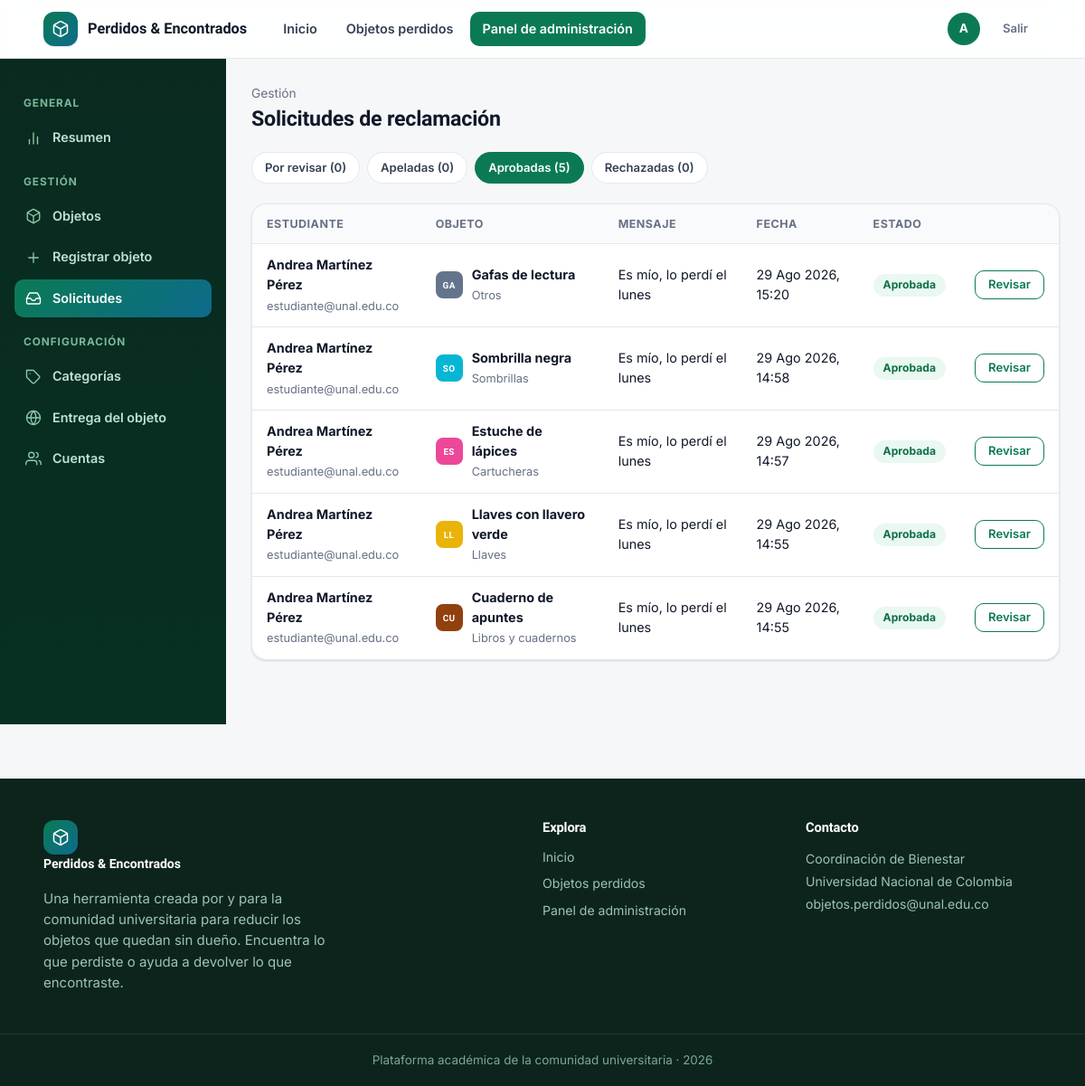
/panel/solicitudes/?estado=aprobada (signed in), run on the app's committed database.
### registro_objetos/models.py (models this page shows, shortened)
class SolicitudReclamacion(models.Model):
    class Estados(models.TextChoices):
        PENDIENTE = 'pendiente', 'Pendiente'
        APELADA = 'apelada', 'Apelada'
        APROBADA = 'aprobada', 'Aprobada'
        RECHAZADA = 'rechazada', 'Rechazada'
    usuario = models.ForeignKey(
        User, on_delete=models.CASCADE, related_name='solicitudes',
        verbose_name='Estudiante',
    )
    objeto = models.ForeignKey(
        ObjetoReclamado, on_delete=models.CASCADE, related_name='solicitudes',
        verbose_name='Objeto',
    )
    mensaje = models.TextField('¿Por qué crees que es tuyo? (opcional)', blank=True)
    estado = models.CharField(
        'Estado', max_length=20, choices=Estados.choices, default=Estados.PENDIENTE,
        db_index=True,
    )
    fecha = models.DateTimeField('Fecha de la solicitud', auto_now_add=True)
    respondida_por = models.ForeignKey(
        User, on_delete=models.SET_NULL, null=True, blank=True,
        related_name='solicitudes_respondidas', verbose_name='Respondida por',
    )
    fecha_respuesta = models.DateTimeField('Fecha de respuesta', null=True, blank=True)
    respuesta_vista = models.BooleanField(
        '¿Respuesta vista por el estudiante?', default=True,
        help_text='Se marca como no vista cuando hay una respuesta nueva del admin.',
    )
    comentario_admin = models.TextField(
        'Comentario del administrador', blank=True,
        help_text='Motivo de la decisión que verá el estudiante.',
    )
    fue_apelada = models.BooleanField('¿Fue apelada?', default=False)
    apelacion = models.TextField('Motivo de la apelación', blank=True)
    fecha_apelacion = models.DateTimeField('Fecha de apelación', null=True, blank=True)
    class Meta:
        verbose_name = 'Solicitud de reclamación'
        verbose_name_plural = 'Solicitudes de reclamación'
        ordering = ['-fecha']

class ObjetoReclamado(models.Model):
    class Estados(models.TextChoices):
        DISPONIBLE = 'disponible', 'Disponible'
        RECLAMADO = 'reclamado', 'Reclamado'
        ENTREGADO = 'entregado', 'Entregado'
    nombre_objeto = models.CharField('Nombre del objeto', max_length=120, blank=True)
    categoria = models.ForeignKey(
        Categoria, on_delete=models.PROTECT, null=True, blank=True,
        related_name='objetos', verbose_name='Categoría',
    )
    descripcion_objeto = models.TextField('Descripción', blank=True)
    lugar_encontrado = models.CharField('Lugar donde fue encontrado', max_length=150, blank=True)
    fecha_registro = models.DateField('Fecha de registro', auto_now_add=True, null=True)
    foto = models.ImageField('Foto', upload_to='objetos/', blank=True, null=True)
    estado = models.CharField(
        'Estado', max_length=20, choices=Estados.choices,
        default=Estados.DISPONIBLE, db_index=True,
    )
    registrado_por = models.ForeignKey(
        settings.AUTH_USER_MODEL, on_delete=models.SET_NULL, null=True, blank=True,
        related_name='objetos_registrados', verbose_name='Registrado por',
    )
    nombre_persona = models.CharField('Nombre de quien reclama', max_length=100, blank=True)
    tipo_documento = models.CharField('Tipo de documento', max_length=50, blank=True)
    numero_documento = models.CharField('Número de documento', max_length=50, blank=True)
    telefono = models.CharField('Teléfono', max_length=20, blank=True)
    suministro_correo = models.BooleanField('¿Suministró correo?', default=False)
    correo = models.EmailField('Correo', blank=True, null=True)
    fecha_entrega = models.CharField('Fecha de entrega', max_length=100, blank=True)
    responsable_entrega = models.CharField('Responsable de la entrega', max_length=100, blank=True)
    reclamado_por = models.ForeignKey(
        settings.AUTH_USER_MODEL, on_delete=models.SET_NULL, null=True, blank=True,
        related_name='objetos_reclamados', verbose_name='Reclamado por (usuario)',
    )
    fecha_reclamo = models.DateTimeField('Fecha del reclamo', null=True, blank=True)
    class Meta:
        verbose_name = 'Objeto'
        verbose_name_plural = 'Objetos'
        ordering = ['-fecha_registro', '-id']
    @property
    def etiqueta_categoria(self):
        return self.categoria.nombre if self.categoria else 'Sin categoría'

class Categoria(models.Model):
    nombre = models.CharField('Nombre', max_length=100, unique=True)
    icono = models.CharField(
        'Seña (opcional)', max_length=10, blank=True, default='',
        help_text='Abreviatura corta. Las fichas muestran las iniciales del nombre.',
    )
    color = models.CharField('Color (hex)', max_length=7, default='#0b7a54')
    orden = models.PositiveIntegerField('Orden', default=0)
    class Meta:
        verbose_name = 'Categoría'
        verbose_name_plural = 'Categorías'
        ordering = ['orden', 'nombre']

### registro_objetos/views.py (the view)
# urls.py: path('panel/solicitudes/', views.panel_solicitudes, name='panel_solicitudes'),
@staff_member_required
def panel_solicitudes(request):
    estado = request.GET.get('estado', '') or ''
    qs = SolicitudReclamacion.objects.select_related('usuario', 'objeto', 'objeto__categoria')
    if estado:
        qs = qs.filter(estado=estado)
    else:
        qs = qs.filter(estado__in=[
            SolicitudReclamacion.Estados.PENDIENTE,
            SolicitudReclamacion.Estados.APELADA,
        ])
    conteo = {
        'pendiente': SolicitudReclamacion.objects.filter(estado=SolicitudReclamacion.Estados.PENDIENTE).count(),
        'apelada': SolicitudReclamacion.objects.filter(estado=SolicitudReclamacion.Estados.APELADA).count(),
        'aprobada': SolicitudReclamacion.objects.filter(estado=SolicitudReclamacion.Estados.APROBADA).count(),
        'rechazada': SolicitudReclamacion.objects.filter(estado=SolicitudReclamacion.Estados.RECHAZADA).count(),
    }
    conteo['por_revisar'] = conteo['pendiente'] + conteo['apelada']
    return render(request, 'panel/solicitudes.html', {
        'solicitudes': qs,
        'estado': estado,
        'estados': SolicitudReclamacion.Estados.choices,
        'conteos': conteo,
    })

### registro_objetos/context_processors.py (called while the page is built, shortened)
def globales(request):
    datos = {
        'GOOGLE_OAUTH_CONFIGURADO': bool(
            settings.GOOGLE_OAUTH_CLIENT_ID and settings.GOOGLE_OAUTH_CLIENT_SECRET
        ),
        'DOMINIOS_PERMITIDOS': settings.ALLOWED_EMAIL_DOMAINS,
    }
    if request.user.is_authenticated and request.user.is_staff:
        from .models import SolicitudReclamacion
        datos['solicitudes_pendientes'] = (
            SolicitudReclamacion.objects
            .filter(estado__in=[
                SolicitudReclamacion.Estados.PENDIENTE,
                SolicitudReclamacion.Estados.APELADA,
            ])
            .count()
        )
    return datos

### registro_objetos/templates/panel/solicitudes.html (shortened to what this page needs)
{% extends 'panel/base.html' %}
{% block panel_content %}
<div class="panel-titulo">
  <div>
    <div class="crumb">Gestión</div>
    <h1>Solicitudes de reclamación</h1>
  </div>
</div>
<div class="chips mb-3">
  <a href="{% url 'panel_solicitudes' %}" class="cat-chip {% if not estado %}active{% endif %}">Por revisar ({{ conteos.por_revisar }})</a>
  <a href="{% url 'panel_solicitudes' %}?estado=apelada" class="cat-chip {% if estado == 'apelada' %}active{% endif %}">Apeladas ({{ conteos.apelada }})</a>
  <a href="{% url 'panel_solicitudes' %}?estado=aprobada" class="cat-chip {% if estado == 'aprobada' %}active{% endif %}">Aprobadas ({{ conteos.aprobada }})</a>
  <a href="{% url 'panel_solicitudes' %}?estado=rechazada" class="cat-chip {% if estado == 'rechazada' %}active{% endif %}">Rechazadas ({{ conteos.rechazada }})</a>
</div>
<div class="card" style="overflow:auto">
  <table class="tabla">
    <thead>
      <tr>
        <th>Estudiante</th>
        <th>Objeto</th>
        <th>Mensaje</th>
        <th>Fecha</th>
        <th>Estado</th>
        <th></th>
      </tr>
    </thead>
    <tbody>
      {% for s in solicitudes %}
      <tr>
        <td>
          <b>{{ s.usuario.get_full_name|default:s.usuario.username }}</b><br>
          <span class="muted" style="font-size:.8rem">{{ s.usuario.email }}</span>
        </td>
        <td>
          <div class="flex">
            <span class="chip-icono sm" style="background:{{ s.objeto.categoria.color|default:'#0b7a54' }};color:#fff">{{ s.objeto.nombre_objeto|slice:":2"|default:'—'|upper }}</span>
            <div>
              <b>{{ s.objeto.nombre_objeto }}</b><br>
              <span class="muted" style="font-size:.8rem">{{ s.objeto.etiqueta_categoria }}</span>
            </div>
          </div>
        </td>
        <td style="max-width:240px">{{ s.mensaje|truncatechars:70|default:'—' }}</td>
        <td>{{ s.fecha|date:'d M Y, H:i' }}</td>
        <td><span class="badge badge-{{ s.estado }}">{{ s.get_estado_display }}</span></td>
        <td><a href="{% url 'panel_solicitud_detalle' s.pk %}" class="btn btn-sm btn-outline">Revisar</a></td>
      </tr>
      {% empty %}
      <tr><td colspan="6"><div class="vacio"><p>No hay solicitudes en esta vista.</p></div></td></tr>
      {% endfor %}
    </tbody>
  </table>
</div>
{% endblock %}

### registro_objetos/templates/objetos/base.html (shortened to what this page needs)
{% load static %}
<!doctype html>
<html lang="es">
<head>
  <link rel="stylesheet" href="{% static 'css/estilos.css' %}">
</head>
<body class="{% block body_class %}{% endblock %}">
  <header class="navbar">
    <div class="container">
      <a href="{% url 'inicio' %}" class="brand">
        <span class="brand-mark">
        </span>
        <span>Perdidos &amp; Encontrados</span>
      </a>
      <nav class="nav-links">
        <a href="{% url 'inicio' %}" class="{% if request.resolver_match.url_name == 'inicio' %}active{% endif %}">Inicio</a>
        {% if user.is_authenticated %}
          <a href="{% url 'lista_objetos' %}" class="{% if request.resolver_match.url_name == 'lista_objetos' %}active{% endif %}">Objetos perdidos</a>
          {% if user.is_staff %}
            <a href="{% url 'panel_inicio' %}" class="{% if 'panel' in request.resolver_match.url_name %}active{% endif %}">Panel de administración</a>
          {% endif %}
        {% endif %}
      </nav>
      <div class="nav-actions">
        {% if user.is_authenticated %}
          {% if not user.is_staff %}
            <span class="avatar" title="{{ user.get_full_name|default:user.username }}">{{ user.username|slice:":1"|upper }}</span>
          {% else %}
            <a href="{% url 'panel_inicio' %}" class="avatar" title="Panel de administración" style="text-decoration:none">{{ user.username|slice:":1"|upper }}</a>
          {% endif %}
          <form action="{% url 'logout' %}" method="post" style="margin:0">
            <button type="submit" class="btn btn-ghost btn-sm">Salir</button>
          </form>
        {% else %}
          <a href="{% url 'login' %}" class="btn btn-sm btn-primary">Iniciar sesión</a>
        {% endif %}
      </div>
    </div>
  </header>
  {% block content %}{% endblock %}
  <footer class="footer">
    <div class="container">
      <div>
        <a href="{% url 'inicio' %}" class="brand">
          <span class="brand-mark">
          </span>
          Perdidos &amp; Encontrados
        </a>
        <p style="max-width:340px">
          Una herramienta creada por y para la comunidad universitaria para
          reducir los objetos que quedan sin dueño. Encuentra lo que perdiste
          o ayuda a devolver lo que encontraste.
        </p>
      </div>
      <div>
        <h4>Explora</h4>
        <a href="{% url 'inicio' %}">Inicio</a>
        {% if user.is_authenticated %}
          <a href="{% url 'lista_objetos' %}">Objetos perdidos</a>
          {% if user.is_staff %}<a href="{% url 'panel_inicio' %}">Panel de administración</a>{% endif %}
        {% else %}
          <a href="{% url 'login' %}">Iniciar sesión</a>
        {% endif %}
      </div>
      <div>
        <h4>Contacto</h4>
        <span style="color:#9dc4b2;font-size:.88rem;line-height:1.8">Coordinación de Bienestar<br>Universidad Nacional de Colombia<br>objetos.perdidos@unal.edu.co</span>
      </div>
    </div>
    <div class="bottom">Plataforma académica de la comunidad universitaria · {% now "Y" %}</div>
  </footer>
</body>
</html>

### data on the page
SolicitudReclamacion: usuario.get_full_name "Andrea Martínez Pérez", usuario.email "estudiante@unal.edu.co", objeto.nombre_objeto "GA", objeto.nombre_objeto "Gafas de lectura", objeto.etiqueta_categoria "Otros", mensaje "Es mío, lo perdí el lunes", fecha "29 Ago 2026, 15:20", estado "Aprobada"
SolicitudReclamacion: usuario.get_full_name "Andrea Martínez Pérez", usuario.email "estudiante@unal.edu.co", objeto.nombre_objeto "SO", objeto.nombre_objeto "Sombrilla negra", objeto.etiqueta_categoria "Sombrillas", mensaje "Es mío, lo perdí el lunes", fecha "29 Ago 2026, 14:58", estado "Aprobada"
SolicitudReclamacion: usuario.get_full_name "Andrea Martínez Pérez", usuario.email "estudiante@unal.edu.co", objeto.nombre_objeto "ES", objeto.nombre_objeto "Estuche de lápices", objeto.etiqueta_categoria "Cartucheras", mensaje "Es mío, lo perdí el lunes", fecha "29 Ago 2026, 14:57", estado "Aprobada"
SolicitudReclamacion: usuario.get_full_name "Andrea Martínez Pérez", usuario.email "estudiante@unal.edu.co", objeto.nombre_objeto "LL", objeto.nombre_objeto "Llaves con llavero verde", objeto.etiqueta_categoria "Llaves", mensaje "Es mío, lo perdí el lunes", fecha "29 Ago 2026, 14:55", estado "Aprobada"
SolicitudReclamacion: usuario.get_full_name "Andrea Martínez Pérez", usuario.email "estudiante@unal.edu.co", objeto.nombre_objeto "CU", objeto.nombre_objeto "Cuaderno de apuntes", objeto.etiqueta_categoria "Libros y cuadernos", mensaje "Es mío, lo perdí el lunes", fecha "29 Ago 2026, 14:55", estado "Aprobada"

### other printed values
{{ user.username|slice:":1"|upper }} "A"
{{ conteos.por_revisar }} "0"
{{ conteos.apelada }} "0"
{{ conteos.aprobada }} "5"
{{ conteos.rechazada }} "0"
